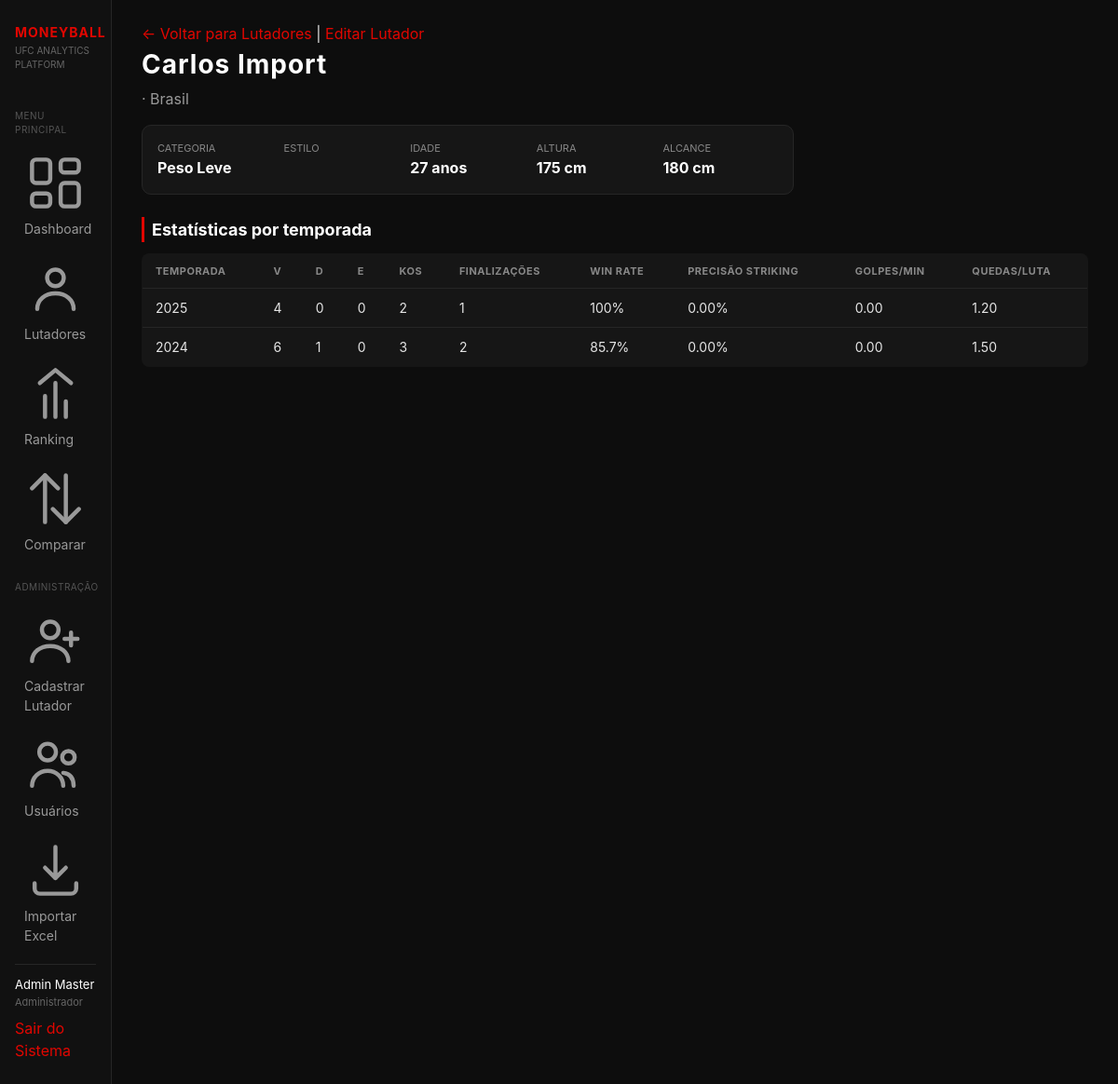
The page /moneyball/public/lutador_detalhe.php?id=5 (signed in) on the database its author committed.
### tables this page shows
CREATE TABLE `lutadores` (
  `id` int(11) NOT NULL,
  `nome` varchar(100) NOT NULL,
  `apelido` varchar(50) DEFAULT NULL,
  `academia` varchar(100) DEFAULT NULL,
  `categoria_peso` varchar(50) NOT NULL,
  `estilo_luta` varchar(50) DEFAULT NULL,
  `pais` varchar(60) DEFAULT NULL,
  `bandeira_emoji` varchar(10) DEFAULT NULL,
  `idade` int(11) DEFAULT NULL,
  `altura_cm` int(11) DEFAULT NULL,
  `alcance_cm` int(11) DEFAULT NULL,
  `cadastrado_por` int(11) DEFAULT NULL,
  `criado_em` datetime DEFAULT current_timestamp()
);

CREATE TABLE `estatisticas` (
  `id` int(11) NOT NULL,
  `lutador_id` int(11) NOT NULL,
  `temporada` varchar(20) NOT NULL,
  `vitorias` int(11) NOT NULL DEFAULT 0,
  `derrotas` int(11) NOT NULL DEFAULT 0,
  `empates` int(11) NOT NULL DEFAULT 0,
  `kos` int(11) NOT NULL DEFAULT 0,
  `finalizacoes` int(11) NOT NULL DEFAULT 0,
  `media_quedas_luta` decimal(5,2) DEFAULT 0.00,
  `tempo_medio_luta` decimal(5,2) DEFAULT 0.00,
  `golpes_significativos_min` decimal(5,2) DEFAULT 0.00,
  `precisao_striking` decimal(5,2) DEFAULT 0.00
);

### moneyball/includes/funcoes_lutador.php (called while the page is built, shortened)
<?php
function buscarLutadorComEstatisticas($conexao, $lutadorId) {
    $sqlLutador = "SELECT * FROM lutadores WHERE id = ?";
    $stmt = mysqli_prepare($conexao, $sqlLutador);
    mysqli_stmt_bind_param($stmt, "i", $lutadorId);
    mysqli_stmt_execute($stmt);
    $lutador = mysqli_fetch_assoc(mysqli_stmt_get_result($stmt));
    $sqlStats = "SELECT * FROM estatisticas WHERE lutador_id = ? ORDER BY temporada DESC";
    $stmt2 = mysqli_prepare($conexao, $sqlStats);
    mysqli_stmt_bind_param($stmt2, "i", $lutadorId);
    mysqli_stmt_execute($stmt2);
    $lutador["estatisticas"] = mysqli_fetch_all(mysqli_stmt_get_result($stmt2), MYSQLI_ASSOC);
    return $lutador;
}

### moneyball/public/lutador_detalhe.php (the view, shortened to what this page needs)
<?php
require_once __DIR__ . "/../config/conexao.php";
require_once __DIR__ . "/../includes/funcoes_lutador.php";
$lutadorId = isset($_GET["id"]) ? (int) $_GET["id"] : 0;
$lutador = buscarLutadorComEstatisticas($conexao, $lutadorId);
?>
<!DOCTYPE html>
<html lang="pt-br">
<head>
    <link rel="stylesheet" href="../css/style.css">
</head>
<body>
<div class="layout">
    <?php include __DIR__ . "/../includes/menu.php"; ?>
    <main class="conteudo">
    <a href="lutadores.php">&larr; Voltar para Lutadores</a>
    |
    <a href="editar_lutador.php?id=<?php echo $lutadorId; ?>">Editar Lutador</a>
    <h1>
        <?php echo htmlspecialchars($lutador["nome"]); ?>
    </h1>
    <p><?php echo htmlspecialchars($lutador["academia"]); ?> · <?php echo htmlspecialchars($lutador["pais"]); ?></p>
    <div class="info-grid">
        <div>
            <span>Categoria</span>
            <strong><?php echo htmlspecialchars($lutador["categoria_peso"]); ?></strong>
        </div>
        <div>
            <span>Estilo</span>
        </div>
        <div>
            <span>Idade</span>
            <strong><?php echo htmlspecialchars($lutador["idade"]); ?> anos</strong>
        </div>
        <div>
            <span>Altura</span>
            <strong><?php echo htmlspecialchars($lutador["altura_cm"]); ?> cm</strong>
        </div>
        <div>
            <span>Alcance</span>
            <strong><?php echo htmlspecialchars($lutador["alcance_cm"]); ?> cm</strong>
        </div>
    </div>
    <h2>Estatísticas por temporada</h2>
    <?php if (count($lutador["estatisticas"]) === 0): ?>
        <p>Nenhuma temporada cadastrada para este lutador ainda.</p>
    <?php else: ?>
        <table>
            <tr>
                <th>Temporada</th>
                <th>V</th>
                <th>D</th>
                <th>E</th>
                <th>KOs</th>
                <th>Finalizações</th>
                <th>Win Rate</th>
                <th>Precisão Striking</th>
                <th>Golpes/min</th>
                <th>Quedas/luta</th>
            </tr>
            <?php foreach ($lutador["estatisticas"] as $temporada):
                $totalLutasTemporada = $temporada["vitorias"] + $temporada["derrotas"] + $temporada["empates"];
                $winRateTemporada = $totalLutasTemporada > 0
                    ? round(($temporada["vitorias"] / $totalLutasTemporada) * 100, 1)
                    : 0;
            ?>
                <tr>
                    <td><?php echo htmlspecialchars($temporada["temporada"]); ?></td>
                    <td><?php echo $temporada["vitorias"]; ?></td>
                    <td><?php echo $temporada["derrotas"]; ?></td>
                    <td><?php echo $temporada["empates"]; ?></td>
                    <td><?php echo $temporada["kos"]; ?></td>
                    <td><?php echo $temporada["finalizacoes"]; ?></td>
                    <td><?php echo $winRateTemporada; ?>%</td>
                    <td><?php echo $temporada["precisao_striking"]; ?>%</td>
                    <td><?php echo $temporada["golpes_significativos_min"]; ?></td>
                    <td><?php echo $temporada["media_quedas_luta"]; ?></td>
                </tr>
            <?php endforeach; ?>
        </table>
    <?php endif; ?>
    </main>
</div>
</body>
</html>

### moneyball/includes/menu.php (shortened to what this page needs)
<?php
$paginaAtual = basename($_SERVER["PHP_SELF"]);
function linkMenuAtivo($pagina, $paginaAtual) {
    return $pagina === $paginaAtual ? "link-ativo" : "";
}
?>
<aside class="sidebar">
    <div class="logo-sidebar">
        <div class="logo-topo">
            <div>
                <h1>MONEYBALL</h1>
                <p>UFC Analytics Platform</p>
            </div>
        </div>
    </div>
    <nav>
        <p class="titulo-secao">Menu Principal</p>
        <a class="<?php echo linkMenuAtivo('dashboard.php', $paginaAtual); ?>" href="dashboard.php">
            Dashboard
        </a>
        <a class="<?php echo linkMenuAtivo('lutadores.php', $paginaAtual); ?>" href="lutadores.php">
            <svg class="icone-menu" viewBox="0 0 24 24" fill="none"><circle cx="12" cy="8" r="3.2" stroke="currentColor" stroke-width="1.6"/><path d="M5 20c0-3.5 3-6 7-6s7 2.5 7 6" stroke="currentColor" stroke-width="1.6" stroke-linecap="round"/></svg>
            Lutadores
        </a>
        <a class="<?php echo linkMenuAtivo('ranking.php', $paginaAtual); ?>" href="ranking.php">
            <svg class="icone-menu" viewBox="0 0 24 24" fill="none"><path d="M8 21V13M12 21V8M16 21v-6" stroke="currentColor" stroke-width="1.6" stroke-linecap="round"/><path d="M6 8l6-5 6 5" stroke="currentColor" stroke-width="1.6" stroke-linecap="round" stroke-linejoin="round"/></svg>
            Ranking
        </a>
        <a class="<?php echo linkMenuAtivo('comparar.php', $paginaAtual); ?>" href="comparar.php">
            <svg class="icone-menu" viewBox="0 0 24 24" fill="none"><path d="M8 3v18M16 3v18" stroke="currentColor" stroke-width="1.6" stroke-linecap="round"/><path d="M3 8l5-5 5 5M21 16l-5 5-5-5" stroke="currentColor" stroke-width="1.6" stroke-linecap="round" stroke-linejoin="round"/></svg>
            Comparar
        </a>
        <p class="titulo-secao">Administração</p>
        <a class="<?php echo linkMenuAtivo('cadastrar_lutador.php', $paginaAtual); ?>" href="cadastrar_lutador.php">
            Cadastrar Lutador
        </a>
        <?php if ($_SESSION["usuario_tipo"] === "admin"): ?>
            <a class="<?php echo linkMenuAtivo('cadastrar_usuario.php', $paginaAtual); ?>" href="cadastrar_usuario.php">
                Usuários
            </a>
        <?php endif; ?>
        <a class="<?php echo linkMenuAtivo('importar_excel.php', $paginaAtual); ?>" href="importar_excel.php">
            <svg class="icone-menu" viewBox="0 0 24 24" fill="none"><path d="M12 3v12m0 0l-4-4m4 4l4-4" stroke="currentColor" stroke-width="1.6" stroke-linecap="round" stroke-linejoin="round"/><path d="M4 17v2a2 2 0 002 2h12a2 2 0 002-2v-2" stroke="currentColor" stroke-width="1.6" stroke-linecap="round"/></svg>
            Importar Excel
        </a>
    </nav>
    <div class="rodape-sidebar">
        <p><?php echo htmlspecialchars($_SESSION["usuario_nome"]); ?></p>
        <span><?php echo $_SESSION["usuario_tipo"] === "admin" ? "Administrador" : "Usuário Comum"; ?></span>
        <a href="logout.php">Sair do Sistema</a>
    </div>
</aside>

### moneyball/css/style.css (style rules this page uses)
* { margin: 0; padding: 0; box-sizing: border-box; }
body { background-color: #0d0d0d; color: #e5e5e5; font-family: -apple-system, "Segoe UI", Roboto, Arial, sans-serif; padding: 24px 32px; line-height: 1.5; }
h1 { color: #ffffff; font-size: 28px; letter-spacing: 1px; margin-bottom: 4px; }
h2 { color: #ffffff; font-size: 18px; margin: 24px 0 12px; border-left: 3px solid #e10600; padding-left: 8px; }
p { color: #999999; margin-bottom: 8px; }
a { color: #e10600; text-decoration: none; }
table { width: 100%; border-collapse: collapse; background-color: #161616; border: 1px solid #262626; border-radius: 8px; overflow: hidden; margin: 12px 0; }
th, td { text-align: left; padding: 10px 14px; border-bottom: 1px solid #262626; font-size: 14px; }
th { color: #888888; text-transform: uppercase; font-size: 11px; letter-spacing: 0.5px; }
.info-grid { display: grid; grid-template-columns: repeat(auto-fit, minmax(120px, 1fr)); gap: 12px; background-color: #161616; border: 1px solid #262626; border-radius: 10px; padding: 16px; margin: 16px 0; max-width: 700px; }
.info-grid span { display: block; color: #888888; font-size: 11px; text-transform: uppercase; }
.info-grid strong { color: #ffffff; font-size: 16px; }
body { padding: 0; }
.layout { display: flex; min-height: 100vh; }
.sidebar { width:120px; flex-shrink: 0; background-color: #111111; border-right: 1px solid #262626; padding: 24px 16px; display: flex; flex-direction: column; }
.logo-sidebar h1 { color: #e10600; font-size: 14px; margin-bottom: 2px; }
.logo-sidebar p { font-size: 10px; color: #666666; text-transform: uppercase; margin-bottom: 24px; }
.sidebar nav { display: flex; flex-direction: column; gap: 4px; flex-grow: 1; }
.sidebar nav a { color: #999999; padding: 8px 10px; border-radius: 6px; font-size: 14px; }
.titulo-secao { color: #555555; font-size: 10px; text-transform: uppercase; letter-spacing: 0.5px; margin: 16px 0 4px; }
.rodape-sidebar { border-top: 1px solid #262626; padding-top: 12px; margin-top: 12px; }
.rodape-sidebar p { color: #ffffff; font-size: 13px; margin-bottom: 0; }
.rodape-sidebar span { display: block; color: #666666; font-size: 11px; margin-bottom: 8px; }
.conteudo { flex-grow: 1; padding: 24px 32px; overflow-x: auto; }

### rows shown on the page
lutadores: nome "Carlos Import", pais "Brasil", categoria_peso "Peso Leve", idade "27", altura_cm "175", alcance_cm "180"
estatisticas: temporada "2025", vitorias "4", derrotas "0", empates "0", kos "2", finalizacoes "1", winRateTemporada "100", precisao_striking "0.00", golpes_significativos_min "0.00", media_quedas_luta "1.20"
estatisticas: temporada "2024", vitorias "6", derrotas "1", empates "0", kos "3", finalizacoes "2", winRateTemporada "85.7", precisao_striking "0.00", golpes_significativos_min "0.00", media_quedas_luta "1.50"

### other values the page prints
$_SESSION["usuario_nome"] "Admin Master"
